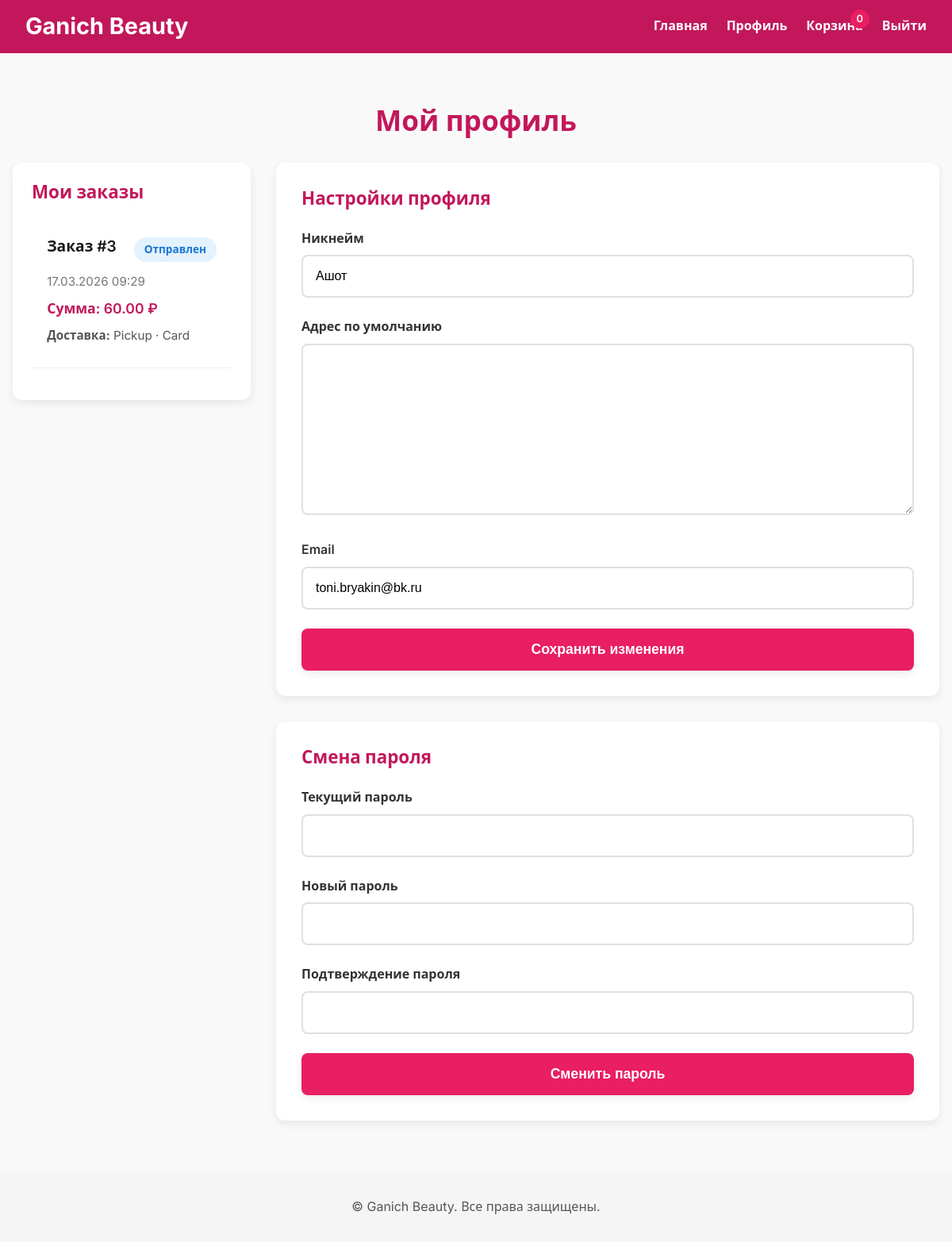
/profile/ (signed in), run on an earlier commit of the app's database.
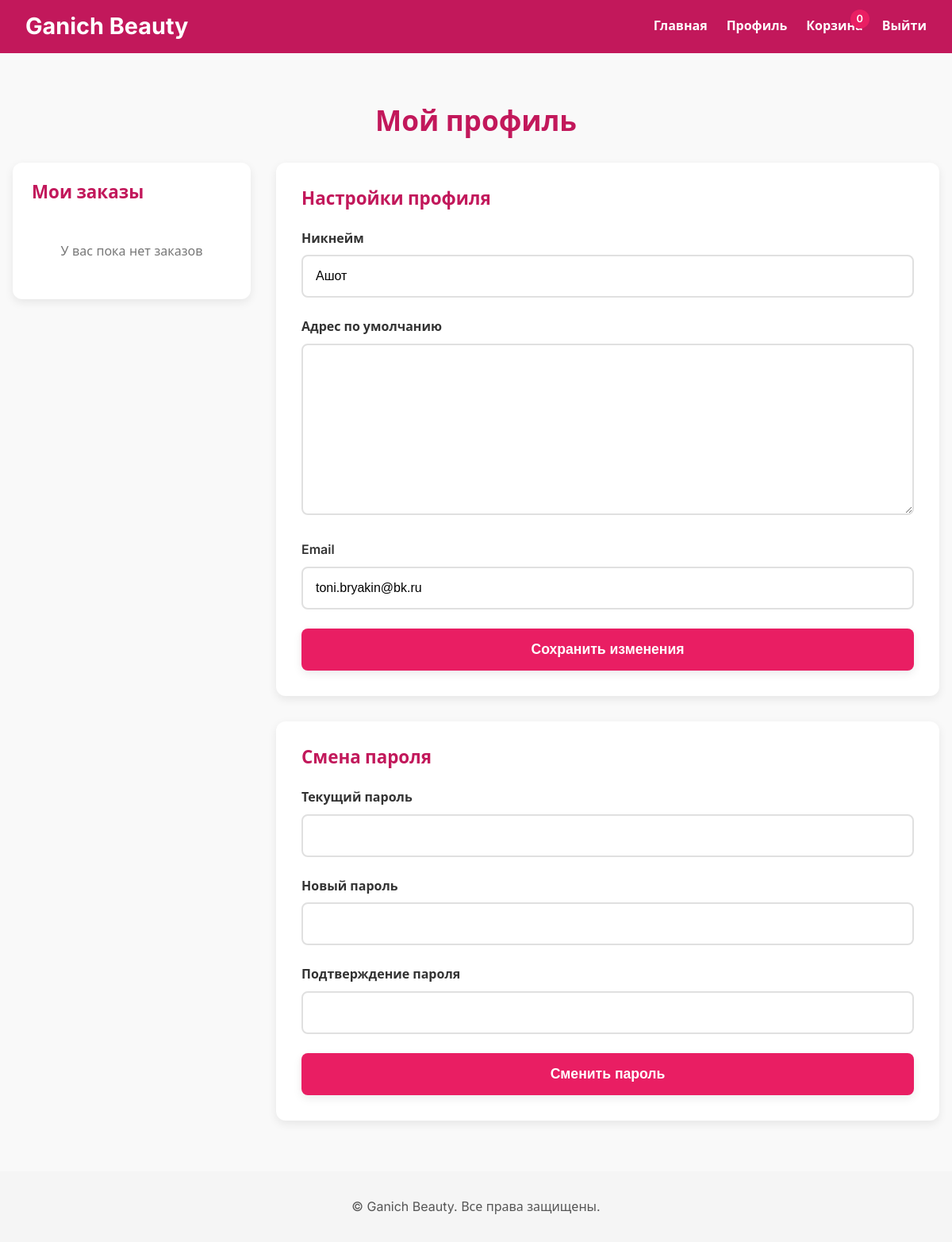
And on a later commit of the database.
### maingb/models.py (models this page shows, shortened)
class Order(models.Model):
    STATUS_CHOICES = [
        ('pending', 'Ожидает обработки'),
        ('confirmed', 'Подтверждён'),
        ('shipped', 'Отправлен'),
        ('delivered', 'Доставлен'),
        ('cancelled', 'Отменён'),
    ]
    user = models.ForeignKey(User, on_delete=models.CASCADE, verbose_name="Пользователь")
    created_at = models.DateTimeField("Дата создания", auto_now_add=True)
    updated_at = models.DateTimeField("Дата обновления", auto_now=True)
    phone = models.CharField("Телефон", max_length=20)
    email = models.EmailField("Email")
    delivery_point = models.ForeignKey(
        DeliveryPoint,
        on_delete=models.SET_NULL,
        null=True,
        blank=True,
        verbose_name="Пункт доставки"
    )
    delivery_address = models.TextField("Адрес доставки", blank=True)
    delivery_type = models.CharField(
        "Тип доставки",
        max_length=20,
        choices=[('pickup', 'Самовывоз'), ('delivery', 'Доставка')],
        default='pickup'
    )
    status = models.CharField("Статус", max_length=20, choices=STATUS_CHOICES, default='pending')
    total_amount = models.DecimalField("Сумма заказа", max_digits=10, decimal_places=2, default=0)
    is_paid = models.BooleanField("Оплачен", default=False)
    payment_method = models.CharField(
        "Способ оплаты",
        max_length=20,
        choices=[('cash', 'Наличные'), ('card', 'Карта')],
        default='cash'
    )
    comment = models.TextField("Комментарий", blank=True)
    class Meta:
        verbose_name = "Заказ"
        verbose_name_plural = "Заказы"
        ordering = ['-created_at']

class UserProfile(models.Model):
    user = models.OneToOneField(User, on_delete=models.CASCADE)
    nickname = models.CharField(max_length=100, blank=True)
    default_address = models.TextField(blank=True)

### maingb/views.py (the view)
# urls.py: path('profile/', views.profile_view, name='profile'),
@login_required
def profile_view(request):
    profile, created = UserProfile.objects.get_or_create(user=request.user)
    if request.method == 'POST':
        if 'save_profile' in request.POST:
            profile_form = ProfileForm(request.POST, instance=profile, user=request.user)
            if profile_form.is_valid():
                profile_form.save()
                messages.success(request, "Профиль обновлён.")
                return redirect('maingb:profile')
        elif 'change_password' in request.POST:
            password_form = PasswordChangeForm(user=request.user, data=request.POST)
            if password_form.is_valid():
                user = password_form.save()
                update_session_auth_hash(request, user)
                messages.success(request, "Пароль изменён.")
                return redirect('maingb:profile')
            else:
                messages.error(request, "Ошибка при смене пароля.")
    else:
        profile_form = ProfileForm(instance=profile, user=request.user)
        password_form = PasswordChangeForm(user=request.user)
    orders = Order.objects.filter(user=request.user).order_by('-created_at')
    context = {
        'profile': profile,
        'profile_form': profile_form,
        'password_form': password_form,
        'orders': orders,
        'cart_count': get_cart_count(request.user),
    }
    return render(request, 'profile.html', context)

### maingb/forms.py (shortened to what this page needs)
class ProfileForm(forms.ModelForm):
    email = forms.EmailField(
        required=False,
        label="Email",
        widget=forms.EmailInput(attrs={'class': 'form-control'})
    )
    class Meta:
        model = UserProfile
        fields = ('nickname', 'default_address')
    def __init__(self, *args, **kwargs):
        self.user = kwargs.pop('user', None)  # ← извлекаем user из kwargs
        super().__init__(*args, **kwargs)
        if self.user and self.user.email:
            self.fields['email'].initial = self.user.email

class PasswordChangeForm(BasePasswordChangeForm):
    def __init__(self, *args, **kwargs):
        super().__init__(*args, **kwargs)
        self.fields['old_password'].widget.attrs.update({'class': 'form-control'})
        self.fields['new_password1'].widget.attrs.update({'class': 'form-control'})
        self.fields['new_password2'].widget.attrs.update({'class': 'form-control'})

### maingb/views.py (called while the page is built)
def get_cart_count(user):
    if user.is_authenticated:
        total = CartItem.objects.filter(user=user).aggregate(total=Sum('quantity'))['total']
        return total or 0
    return 0

### maingb/templates/profile.html (shortened to what this page needs)
{% extends 'base.html' %}
{% load widget_tweaks static %}
{% block content %}
<div style="padding: 2rem 1rem; max-width: 1400px; margin: 0 auto;">
  <h1 style="text-align: center; margin-bottom: 2rem; color: var(--pink-dark); font-size: 2.2rem; font-weight: 700;">Мой профиль</h1>
  <div style="display: flex; gap: 2rem;">
    <div style="flex: 1; min-width: 300px;">
      <div style="background: var(--white); border-radius: 12px; box-shadow: var(--shadow); padding: 1.5rem;">
        <h2 style="font-size: 1.4rem; margin-bottom: 1.5rem; color: var(--pink-dark); font-weight: 700;">Мои заказы</h2>
        {% if orders %}
          {% for order in orders %}
            <div style="padding: 1.2rem; border-bottom: 1px solid #eee; margin-bottom: 1rem;">
              <div style="display: flex; justify-content: space-between; margin-bottom: 0.8rem;">
                <h3 style="font-size: 1.2rem; margin: 0; color: var(--black); font-weight: 600;">Заказ #{{ order.id }}</h3>
                <span style="padding: 0.3rem 0.8rem; border-radius: 20px; font-size: 0.85rem; font-weight: 600;
                  {% if order.status == 'pending' %}background: #fff8e1; color: #ff8f00;{% elif order.status == 'confirmed' %}background: #e8f5e9; color: #388e3c;{% elif order.status == 'shipped' %}background: #e3f2fd; color: #1976d2;{% elif order.status == 'delivered' %}background: #e8f5e9; color: #388e3c;{% elif order.status == 'cancelled' %}background: #ffebee; color: #c62828;{% endif %}">
                  {{ order.get_status_display }}
                </span>
              </div>
              <p style="margin: 0.5rem 0; color: #777; font-size: 0.95rem;">{{ order.created_at|date:"d.m.Y H:i" }}</p>
              <p style="margin: 0.5rem 0; font-weight: 600; color: var(--pink-dark); font-size: 1.1rem;">Сумма: {{ order.total_amount }} ₽</p>
              <p style="margin: 0.5rem 0; color: #555; font-size: 0.95rem;">
                <strong>Доставка:</strong> {{ order.delivery_type|capfirst }} · {{ order.payment_method|capfirst }}
              </p>
            </div>
          {% endfor %}
        {% else %}
          <p style="text-align: center; padding: 1.5rem; color: #777; font-size: 1rem;">У вас пока нет заказов</p>
        {% endif %}
      </div>
    </div>
    <div style="flex: 3; min-width: 300px;">
      <div style="background: var(--white); border-radius: 12px; box-shadow: var(--shadow); padding: 2rem; margin-bottom: 2rem;">
        <h2 style="font-size: 1.4rem; margin-bottom: 1.5rem; color: var(--pink-dark); font-weight: 700;">Настройки профиля</h2>
        <form method="POST" style="display: flex; flex-direction: column; gap: 1.5rem;">
          <div>
            <label for="id_nickname" style="display: block; margin-bottom: 0.5rem; font-weight: 600; color: #333; font-size: 1rem;">Никнейм</label>
            {{ profile_form.nickname|add_class:"form-control" }}
          </div>
          <div>
            <label for="id_default_address" style="display: block; margin-bottom: 0.5rem; font-weight: 600; color: #333; font-size: 1rem;">Адрес по умолчанию</label>
            {{ profile_form.default_address|add_class:"form-control" }}
          </div>
          <div>
            <label for="id_email" style="display: block; margin-bottom: 0.5rem; font-weight: 600; color: #333; font-size: 1rem;">Email</label>
            {{ profile_form.email|add_class:"form-control" }}
          </div>
          <button type="submit" name="save_profile" class="btn btn-primary" style="padding: 1rem; font-size: 1.1rem; border-radius: 8px;">Сохранить изменения</button>
        </form>
      </div>
      <div style="background: var(--white); border-radius: 12px; box-shadow: var(--shadow); padding: 2rem;">
        <h2 style="font-size: 1.4rem; margin-bottom: 1.5rem; color: var(--pink-dark); font-weight: 700;">Смена пароля</h2>
        <form method="POST" style="display: flex; flex-direction: column; gap: 1.5rem;">
          <div>
            <label for="id_old_password" style="display: block; margin-bottom: 0.5rem; font-weight: 600; color: #333; font-size: 1rem;">Текущий пароль</label>
            {{ password_form.old_password|add_class:"form-control" }}
          </div>
          <div>
            <label for="id_new_password1" style="display: block; margin-bottom: 0.5rem; font-weight: 600; color: #333; font-size: 1rem;">Новый пароль</label>
            {{ password_form.new_password1|add_class:"form-control" }}
          </div>
          <div>
            <label for="id_new_password2" style="display: block; margin-bottom: 0.5rem; font-weight: 600; color: #333; font-size: 1rem;">Подтверждение пароля</label>
            {{ password_form.new_password2|add_class:"form-control" }}
          </div>
          <button type="submit" name="change_password" class="btn btn-primary" style="padding: 1rem; font-size: 1.1rem; border-radius: 8px;">Сменить пароль</button>
        </form>
      </div>
    </div>
  </div>
</div>
{% endblock %}

### maingb/templates/base.html (shortened to what this page needs)
{% load static %}
<!DOCTYPE html>
<html lang="ru">
<head>
  <link rel="stylesheet" href="{% static 'css/style.css' %}">
</head>
<body>
  <header style="background: var(--pink-dark); color: var(--white); padding: 1rem 2rem; display: flex; justify-content: space-between; align-items: center;">
    <h1 style="font-size: 1.8rem; font-weight: 700;">Ganich Beauty</h1>
    <div style="display: flex; gap: 1.5rem;">
      <a href="{% url 'maingb:home' %}" style="color: var(--white); text-decoration: none; font-weight: 600;">Главная</a>
      {% if user.is_authenticated %}
        <a href="{% url 'maingb:profile' %}" style="color: var(--white); text-decoration: none; font-weight: 600;">Профиль</a>
        <a href="{% url 'maingb:cart' %}" style="color: var(--white); text-decoration: none; font-weight: 600; position: relative;">
          Корзина
          <span id="cart-count" style="background: var(--pink); color: white; border-radius: 50%; width: 24px; height: 24px; display: flex; align-items: center; justify-content: center; font-size: 0.8rem; position: absolute; top: -8px; right: -8px;">
            {{ cart_count|default:0 }}
          </span>
        </a>
        <a href="{% url 'maingb:logout' %}" style="color: var(--white); text-decoration: none; font-weight: 600;">Выйти</a>
      {% else %}
        <a href="{% url 'maingb:login' %}" style="color: var(--white); text-decoration: none; font-weight: 600;">Войти</a>
        <a href="{% url 'maingb:register' %}" style="color: var(--white); text-decoration: none; font-weight: 600;">Регистрация</a>
      {% endif %}
    </div>
  </header>
  <main style="margin: 2rem 0;">
    {% block content %}
    {% endblock %}
  </main>
  <footer style="background: var(--gray); color: #555; padding: 2rem; text-align: center; margin-top: 2rem;">
    <p>© {{ year }} Ganich Beauty. Все права защищены.</p>
  </footer>
</body>
</html>

### maingb/static/css/style.css (style rules this page uses)
:root { --pink: #e91e63; --pink-dark: #c2185b; --pink-light: #f8d7da; --white: #ffffff; --black: #1a1a1a; --gray: #f5f5f5; --border: #e0e0e0; --shadow: 0 4px 12px rgba(0, 0, 0, 0.08); }
* { box-sizing: border-box; margin: 0; padding: 0; }
body { margin: 0; font-family: 'Inter', 'Segoe UI', sans-serif; background-color: #f9f9f9; color: var(--black); line-height: 1.6; }
.btn { padding: 1rem 1.5rem; border-radius: 8px; font-weight: 600; font-size: 1rem; cursor: pointer; transition: all 0.2s; border: none; display: inline-flex; align-items: center; justify-content: center; gap: 0.5rem; text-decoration: none; }
.btn-primary { background: var(--pink); color: var(--white); box-shadow: var(--shadow); }
input[type="text"], input[type="email"], input[type="password"], input[type="number"], textarea, select { width: 100%; padding: 1rem; border: 2px solid var(--border); border-radius: 8px; font-size: 1rem; transition: all 0.2s; background: var(--white); }
textarea { min-height: 100px; resize: vertical; }
h1, h2, h3, h4, h5, h6 { font-weight: 700; line-height: 1.2; }
h1 { font-size: 2.5rem; }
h2 { font-size: 2rem; }
a { color: var(--pink); text-decoration: none; transition: color 0.2s; }
footer { background: var(--gray); color: #555; padding: 2rem; text-align: center; margin-top: 2rem; }
header { background: var(--pink-dark); color: var(--white); padding: 1rem 2rem; display: flex; justify-content: space-between; align-items: center; }
header h1 { font-size: 1.8rem; font-weight: 700; }

What changed in the data, as far as the page shows it:
removed Order: id "3", status "Отправлен", created_at "17.03.2026 09:29", total_amount "60.00", delivery_type "Pickup", payment_method "Card"
Also different on the page:
text now shown: "У вас пока нет заказов"
